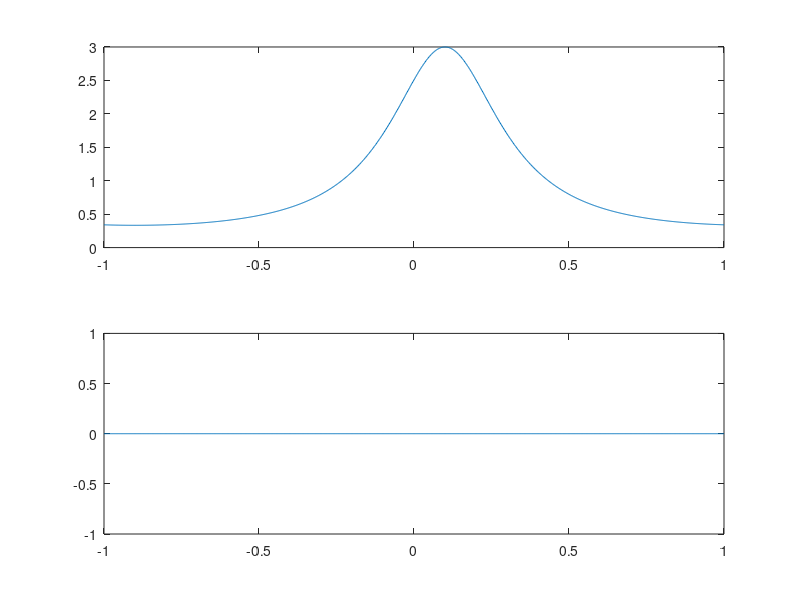

The MATLAB script that drew this image:
clc; 
close all;

w = [-500:1:500]*pi/500;
H1 = 0.375*ones(size(w))./(1.25-cos(w-(0.1*pi)));
H2 = 0.375*ones(size(w))./(1.25-cos(w+(0.1*pi)));
H = H1 + H1;

magH = abs(H); 
angH = angle(H);

subplot(2,1,1);
plot(w/pi,magH);

subplot(2,1,2); 
plot(w/pi,angH/pi);